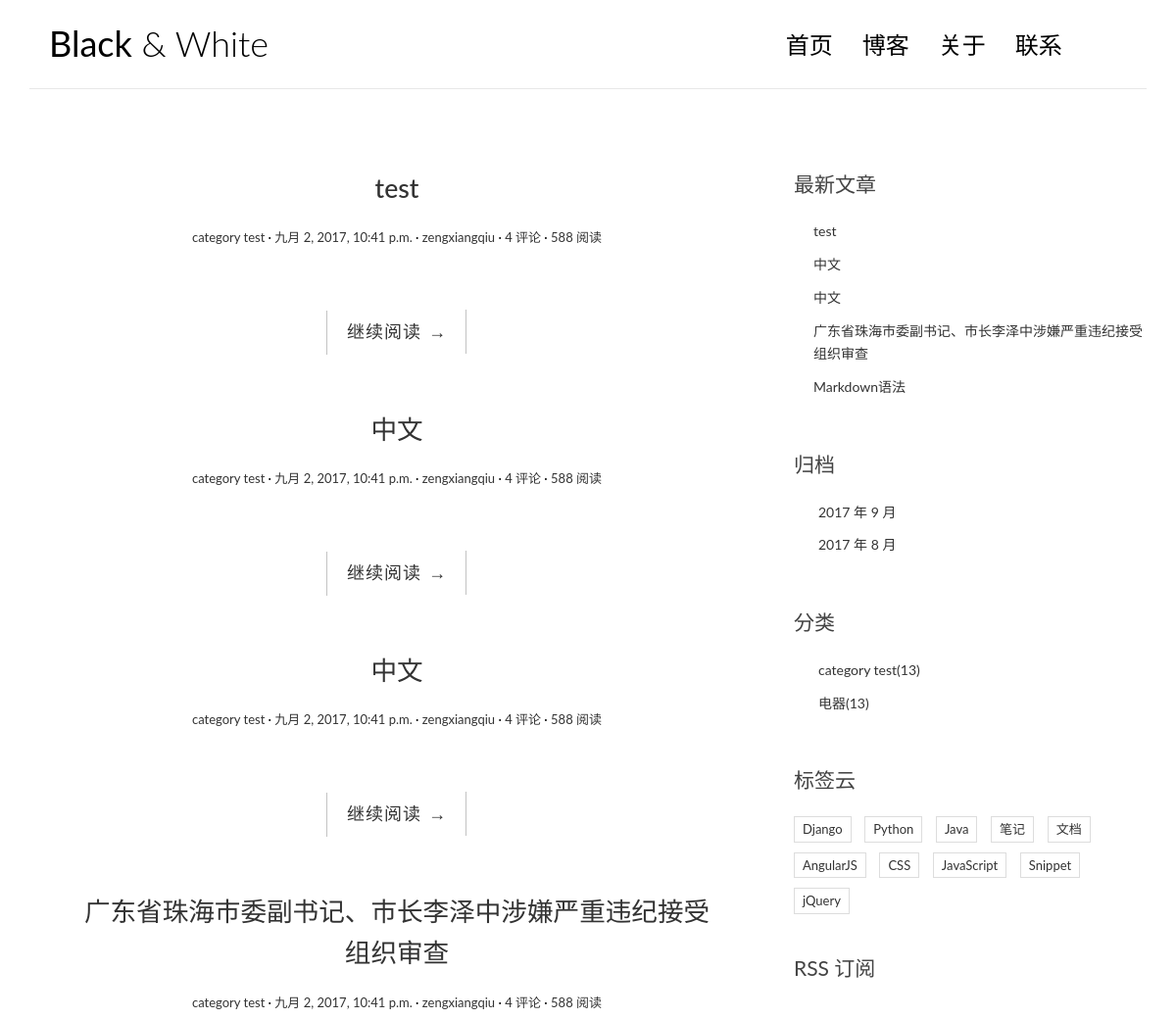
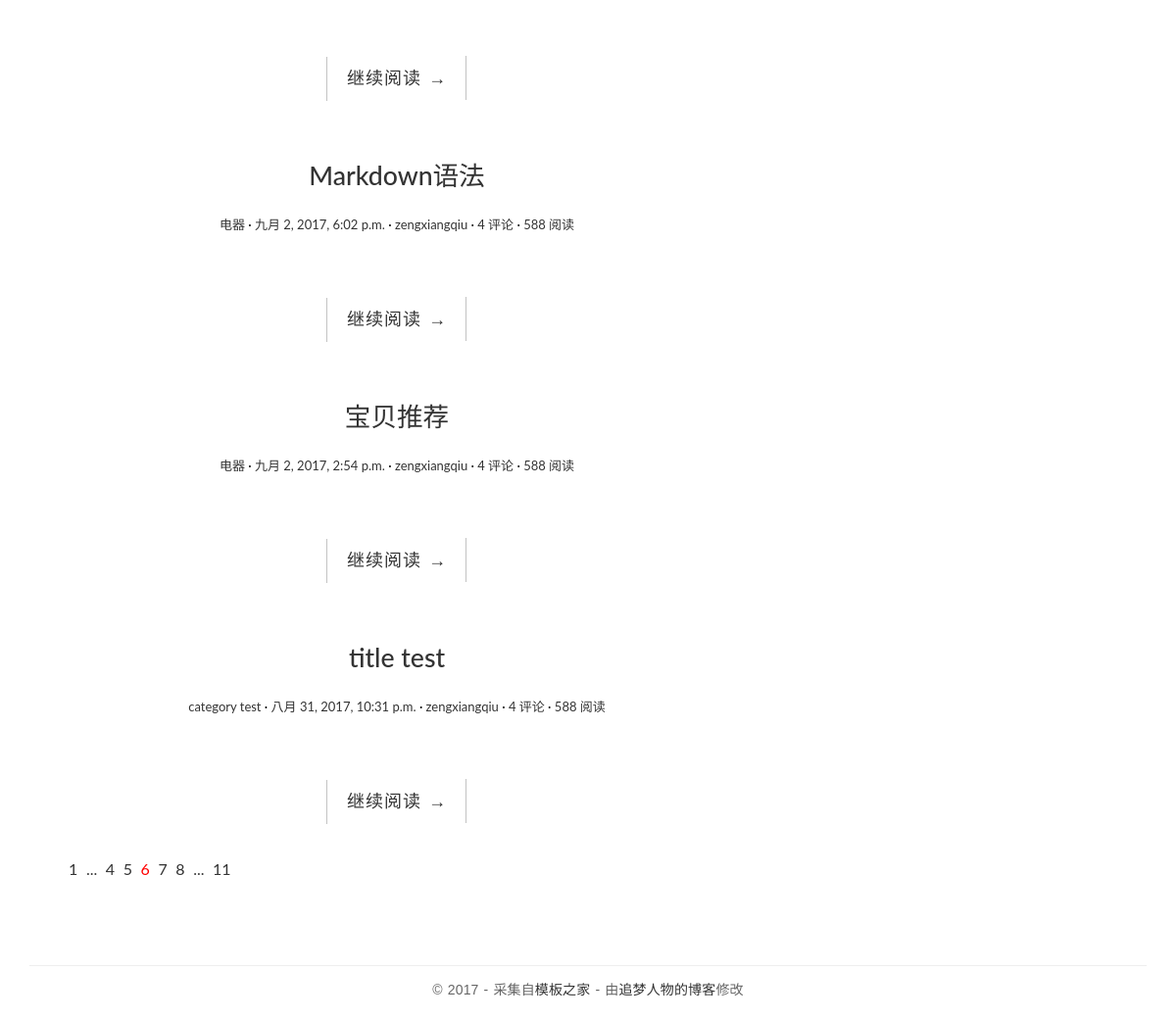
The page / on the database its author committed (2 pictures, top to bottom).
### blog/models.py (models this page shows, shortened)
class Post(models.Model):
   title = models.CharField(max_length=70)
   body = models.TextField()
   created_time = models.DateTimeField()
   modified_time = models.DateTimeField()
   excerpt = models.CharField(max_length=200,blank  =True)
   category = models.ForeignKey(Category)
   tags = models.ManyToManyField(Tag,blank = True)
   author = models.ForeignKey(User)
   def get_absolute_url(self):
      return reverse('blog:detail',kwargs = {'pk':self.pk})
   class Meta:
	   ordering = ['-created_time']

class Category(models.Model):
   name = models.CharField(max_length=100)

### blog/views.py (the view)
# urls.py: url(r'^$',views.index,name = 'index'),
def index(request):
   post_list = Post.objects.all()
   return render(request,'blog/index.html',context = {'post_list':post_list})

### blog/templatetags/blog_tags.py (called while the page is built)
@register .simple_tag
def get_recent_posts(num=5):
   return Post.objects.all().order_by('-created_time')[:num]

@register .simple_tag
def archives():
   return Post.objects.dates('created_time','month',order='DESC')

@register .simple_tag
def get_categories():
   return Category.objects.all()

### templates/blog/index.html (shortened to what this page needs)
{% extends 'base.html' %}
{% block main %}
	{% for post in post_list %}
		<article class="post post-{{post.pk}}">
			<header class="entry-header">
				<h1 class="entry-title">
					<a href="{{ post.get_absolute_url }}">{{post.title}}</a>
				</h1>
				<div class="entry-meta">
					<span class="post-category"><a href="#">{{post.category.name}}</a></span>
					<span class="post-date"><a href="#"><time class="entry-date"
															  datetime="{{ post.created_time}}">{{post.created_time}}</time></a></span>
					<span class="post-author"><a href="#">{{post.author}}</a></span>
					<span class="comments-link"><a href="#">4 评论</a></span>
					<span class="views-count"><a href="#">588 阅读</a></span>
				</div>
			</header>
			<div class="entry-content clearfix">
				<div class="read-more cl-effect-14">
					<a href="{{ post.get_absolute_url }}" class="more-link">继续阅读 <span class="meta-nav">→</span></a>
				</div>
			</div>
		</article>
	{% empty %}
		<div class = "no-post"> 暂时还没有发布的文章!</div>
	{% endfor %}
	<div class="pagination">
		<ul>
			<li><a href="">1</a></li>
			<li><a href="">...</a></li>
			<li><a href="">4</a></li>
			<li><a href="">5</a></li>
			<li class="current"><a href="">6</a></li>
			<li><a href="">7</a></li>
			<li><a href="">8</a></li>
			<li><a href="">...</a></li>
			<li><a href="">11</a></li>
		</ul>
	</div>
{% endblock main %}

### templates/base.html (shortened to what this page needs)
<!DOCTYPE html>
{% load staticfiles %}
{% load blog_tags %}
<html>
<head>
    <link rel="stylesheet" href="http://code.ionicframework.com/ionicons/2.0.1/css/ionicons.min.css">
	<link rel = 'stylesheet' href = "{% static 'blog/css/bootstrap.min.css' %}">
	<link rel =  'stylesheet' href = "{% static 'blog/css/pace.css' %}">
	<link rel = "stylesheet" href = "{% static 'blog/css/custom.css' %}">
	<link rel = "stylesheet" href="{% static 'blog/css/highlights/github.css' %}">
</head>
<body>
<div class="container">
    <header id="site-header">
        <div class="row">
            <div class="col-md-4 col-sm-5 col-xs-8">
                <div class="logo">
					<h1><a href="{% url 'blog:index' %}"><b>Black</b> &amp; White</a></h1>
                </div>
            </div>
            <div class="col-md-8 col-sm-7 col-xs-4">
                <nav class="main-nav" role="navigation">
                    <div class="collapse navbar-collapse" id="bs-example-navbar-collapse-1">
                        <ul class="nav navbar-nav navbar-right">
                            <li class="cl-effect-11"><a href="index.html" data-hover="首页">首页</a></li>
                            <li class="cl-effect-11"><a href="full-width.html" data-hover="博客">博客</a></li>
                            <li class="cl-effect-11"><a href="about.html" data-hover="关于">关于</a></li>
                            <li class="cl-effect-11"><a href="contact.html" data-hover="联系">联系</a></li>
                        </ul>
                    </div>
                </nav>
            </div>
        </div>
    </header>
</div>
<div class="content-body">
    <div class="container">
        <div class="row">
            <main class = 'col-md-8'>
				{% block main %}
				{% endblock main %}
			</main>
            <aside class="col-md-4">
                <div class="widget widget-recent-posts">
                    <h3 class="widget-title">最新文章</h3>
					{% get_recent_posts as recent_post_list %}
                    <ul>
						{% for post in  recent_post_list %}
                        <li>
                            <a href="{{ post.get_absolute_url }}">{{ post.title }}</a>
                        </li>
						{% empty %}
						暂无文章
						{% endfor %}
                    </ul>
                </div>
                <div class="widget widget-archives">
                    <h3 class="widget-title">归档</h3>
					{% archives as date_list %}
                    <ul>
						{% for date in date_list %}
                        <li>
                            <a href="{% url 'blog:archives' date.year date.month %}">{{date.year}} 年 {{date.month}} 月</a>
                        </li>
						{% empty %}
						暂无归档！
						{% endfor %}
                    </ul>
                </div>
                <div class="widget widget-category">
                    <h3 class="widget-title">分类</h3>
					{% get_categories as  category_list %}
                    <ul>
						{% for category in category_list %}
                        <li>
                            <a href="{% url 'blog:category' category.pk %}">{{ category.name }}<span class="post-count">(13)</span></a>
                        </li>
						{% empty %}
						暂无分类
						{% endfor %}
                    </ul>
                </div>
                <div class="widget widget-tag-cloud">
                    <h3 class="widget-title">标签云</h3>
                    <ul>
                        <li>
                            <a href="#">Django</a>
                        </li>
                        <li>
                            <a href="#">Python</a>
                        </li>
                        <li>
                            <a href="#">Java</a>
                        </li>
                        <li>
                            <a href="#">笔记</a>
                        </li>
                        <li>
                            <a href="#">文档</a>
                        </li>
                        <li>
                            <a href="#">AngularJS</a>
                        </li>
                        <li>
                            <a href="#">CSS</a>
                        </li>
                        <li>
                            <a href="#">JavaScript</a>
                        </li>
                        <li>
                            <a href="#">Snippet</a>
                        </li>
                        <li>
                            <a href="#">jQuery</a>
                        </li>
                    </ul>
                </div>
                <div class="rss">
                    <a href=""> RSS 订阅</a>
                </div>
            </aside>
        </div>
    </div>
</div>
<footer id="site-footer">
    <div class="container">
        <div class="row">
            <div class="col-md-12">
                <p class="copyright">&copy 2017 - 采集自<a href="http://www.cssmoban.com/"
                                                        target="_blank" title="模板之家">模板之家</a>
                    - 由<a href="http://zmrenwu.com/" title="网页模板" target="_blank">追梦人物的博客</a>修改
                </p>
            </div>
        </div>
    </div>
</footer>
</body>
</html>

### blog/static/blog/css/custom.css (style rules this page uses)
* { outline: none; }
h1, h2, h3, h4, h5, h6 { margin-top: 0; }
b { font-weight: 400; }
a { color: #333; }
body { color: #444; font-family: 'Lato', sans-serif; }
p { font-family: 'Ubuntu', sans-serif; font-weight: 400; word-spacing: 1px; letter-spacing: 0.01em; }
#site-header { background-color: #FFF; padding: 25px 20px; margin-bottom: 40px; border-bottom: 1px solid #e7e7e7; }
.logo h1 a { color: #000; }
.logo h1 { margin: 0; font-family: 'Lato', sans-serif; font-weight: 300; }
.main-nav { margin-top: 11px; max-width: 95%; }
.main-nav a { color: #000000 !important; padding: 0 0 5px 0 !important; margin-right: 30px; font-family: 'Lato', sans-serif; font-weight: 300; font-size: 24px; }
.cl-effect-11 a { padding: 10px 0; color: #0972b4; text-shadow: none; }
.cl-effect-11 a::before { position: absolute; top: 0; left: 0; overflow: hidden; padding: 0 0 5px 0 !important; max-width: 0; border-bottom: 1px solid #000; color: #000; content: attr(data-hover); white-space: nowrap; -webkit-transition: max-width 0.5s; -moz-transition: max-width 0.5s; transition: max-width 0.5s; }
.content-body { padding-bottom: 4em; }
.post { background: #fff; padding: 30px 30px 0; }
.entry-title { text-align: center; font-size: 1.9em; margin-bottom: 20px; line-height: 1.6; padding: 10px 20px 0; }
.entry-meta { text-align: center; color: #DDDDDD; font-size: 13px; margin-bottom: 30px; }
.entry-content { font-size: 18px; line-height: 1.9; font-weight: 300; color: #000; }
.post-category::after, .post-date::after, .post-author::after, .comments-link::after { content: ' ·'; color: #000; }
.read-more { font-family: 'Ubuntu', sans-serif; font-weight: 400; word-spacing: 1px; letter-spacing: 0.01em; text-align: center; margin-top: 20px; }
.cl-effect-14 a { padding: 0 20px; height: 45px; line-height: 45px; position: relative; display: inline-block; margin: 15px 25px; letter-spacing: 1px; font-weight: 400; text-shadow: 0 0 1px rgba(255, 255, 255, 0.3); }
.cl-effect-14 a::before, .cl-effect-14 a::after { position: absolute; width: 45px; height: 1px; background: #C3C3C3; content: ''; -webkit-transition: all 0.3s; -moz-transition: all 0.3s; transition: all 0.3s; pointer-events: none; }
.cl-effect-14 a::before { top: 0; left: 0; -webkit-transform: rotate(90deg); -moz-transform: rotate(90deg); transform: rotate(90deg); -webkit-transform-origin: 0 0; -moz-transform-origin: 0 0; transform-origin: 0 0; }
.cl-effect-14 a::after { right: 0; bottom: 0; -webkit-transform: rotate(90deg); -moz-transform: rotate(90deg); transform: rotate(90deg); -webkit-transform-origin: 100% 0; -moz-transform-origin: 100% 0; transform-origin: 100% 0; }
.widget { background: #fff; padding: 30px 0 0; }
.widget-title { font-size: 1.5em; margin-bottom: 20px; line-height: 1.6; padding: 10px 0 0; font-weight: 400; }
.widget-recent-posts ul { padding: 0; margin: 0; padding-left: 20px; }
.widget-recent-posts ul li { list-style-type: none; position: relative; line-height: 170%; margin-bottom: 10px; }
.widget-recent-posts ul li::before { content: '\f3d3'; font-family: "Ionicons"; position: absolute; left: -17px; top: 3px; font-size: 16px; color: #000; }
.widget-archives ul { padding: 0; margin: 0; padding-left: 25px; }
.widget-archives ul li { list-style-type: none; position: relative; line-height: 170%; margin-bottom: 10px; }
.widget-archives ul li::before { content: '\f3f3'; font-family: "Ionicons"; position: absolute; left: -25px; top: 1px; font-size: 16px; color: #000; }
.widget-category ul { padding: 0; margin: 0; padding-left: 25px; }
.widget-category ul li { list-style-type: none; position: relative; line-height: 170%; margin-bottom: 10px; }
.widget-category ul li::before { content: '\f3fe'; font-family: "Ionicons"; position: absolute; left: -25px; top: 1px; font-size: 18px; color: #000; }
.widget-tag-cloud ul { padding: 0; margin: 0; margin-right: -10px; }
.widget-tag-cloud ul li { list-style-type: none; font-size: 13px; display: inline-block; margin-right: 10px; margin-bottom: 10px; padding: 3px 8px; border: 1px solid #ddd; }
.rss { font-size: 21px; margin-top: 30px; }
.rss a { color: #444; }
#site-footer { padding-top: 10px; padding: 0 0 1.5em 0; }
.copyright { text-align: center; padding-top: 1em; margin: 0; border-top: 1px solid #eee; color: #666; }
.pagination ul { list-style: none; }
.pagination ul li { display: inline-block; font-size: 16px; margin-right: 5px; }
.current a { color: red; }

### rows shown on the page
Post: title "test", category.name "category test", created_time "九月 2, 2017, 10:41 p.m.", author "zengxiangqiu"
Post: title "中文", category.name "category test", created_time "九月 2, 2017, 10:41 p.m.", author "zengxiangqiu"
Post: title "中文", category.name "category test", created_time "九月 2, 2017, 10:41 p.m.", author "zengxiangqiu"
Post: title "广东省珠海市委副书记、市长李泽中涉嫌严重违纪接受组织审查", category.name "category test", created_time "九月 2, 2017, 10:41 p.m.", author "zengxiangqiu"
Post: title "Markdown语法", category.name "电器", created_time "九月 2, 2017, 6:02 p.m.", author "zengxiangqiu"
Post: title "宝贝推荐", category.name "电器", created_time "九月 2, 2017, 2:54 p.m.", author "zengxiangqiu"
Post: title "title test", category.name "category test", created_time "八月 31, 2017, 10:31 p.m.", author "zengxiangqiu"
Category: name "category test"
Category: name "电器"

### other values the page prints
{{ date.year }} "2017" "2017"
{{ date.month }} "9" "8"
